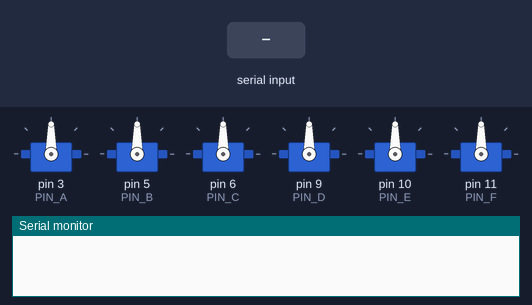
Simulated run of this sketch. Board: Arduino Uno, built with avr-gcc and run on an emulated ATmega328P. On the bench: 6 × servo, the last lines printed to the serial monitor. The inputs (shaded band) are chosen by the test bench.

Above: at 1.2 s.
1.3 s: "F\n" received over Serial
At 1.8 s:
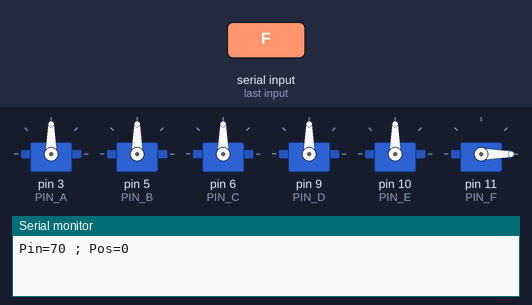
2.8 s: "A90\n" received over Serial
At 4.0 s:
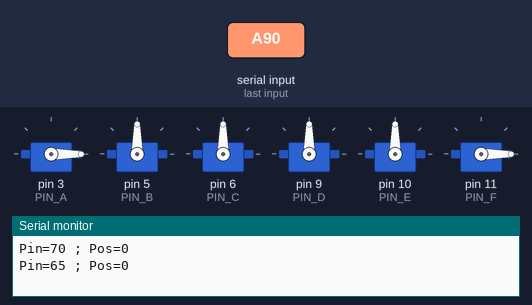
4.3 s: "B90\n" received over Serial
At 5.3 s:
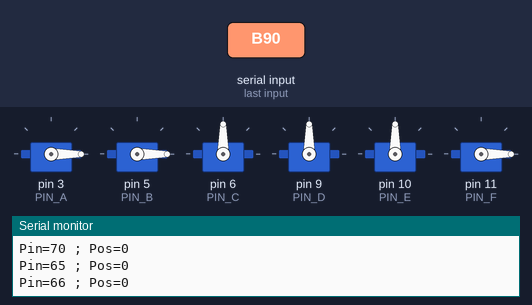
5.8 s: "C90\n" received over Serial
At 6.4 s:
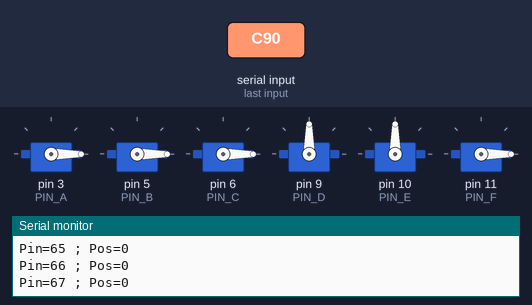
7.3 s: "D90\n" received over Serial
At 7.6 s:
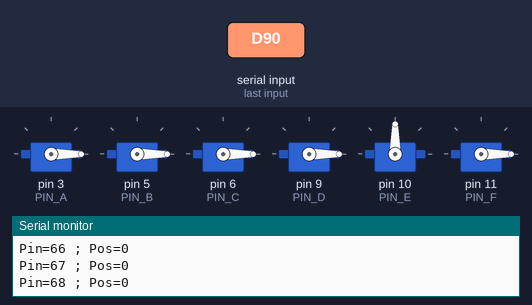
8.8 s: "E90\n" received over Serial
At 9.9 s:
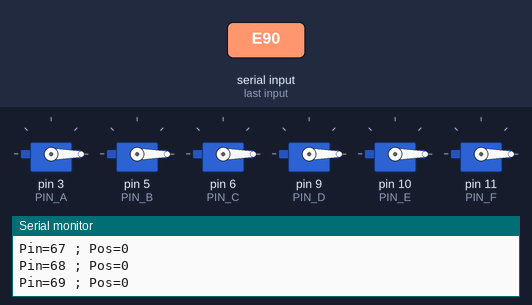
Timing chart, 0 to 11.3 s (numbered marks = the images above; inputs shaded):
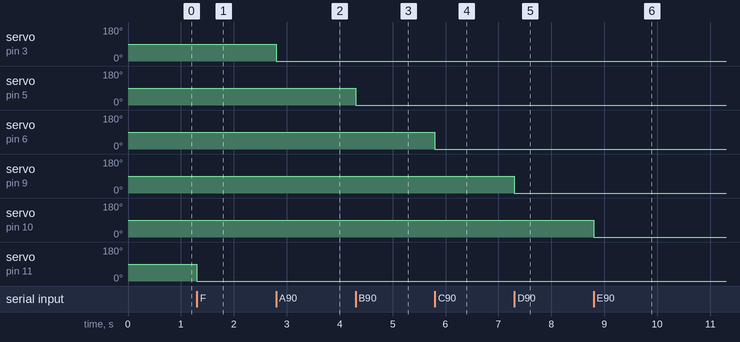

The sketch:

pwmwriter.ino
```cpp
#include <Servo.h>

// PWM Pins: 3,5,6,9,10,11
#define PIN_A 3
#define PIN_B 5
#define PIN_C 6
#define PIN_D 9
#define PIN_E 10
#define PIN_F 11

char datas[50];
int pos = 0;

Servo servo_A;
Servo servo_B;
Servo servo_C;
Servo servo_D;
Servo servo_E;
Servo servo_F;

void setup()
{
  Serial.begin(115200);

  servo_A.attach(PIN_A);
  servo_B.attach(PIN_B);
  servo_C.attach(PIN_C);
  servo_D.attach(PIN_D);
  servo_E.attach(PIN_E);
  servo_F.attach(PIN_F);
}

void loop()
{
  int rb = Serial.read();
  if(rb != -1)
  {
    if(rb == '\n')
    {
      datas[pos]=0;
      char* val = strchr(datas, ':');
      *val = 0; ++val;
      int value = atoi(val);
      Move(datas[0], value);
      pos = 0;
    }
    else
    {
      datas[pos] = rb;
      pos++;
    }
  }
}

void Move(int Pin, int Pos)
{
  switch(Pin)
  {
    case 'A': servo_A.write(Pos); break;
    case 'B': servo_B.write(Pos); break;
    case 'C': servo_C.write(Pos); break;
    case 'D': servo_D.write(Pos); break;
    case 'E': servo_E.write(Pos); break;
    case 'F': servo_F.write(Pos); break;
  }
  Serial.print("Pin=");
  Serial.print(Pin);
  Serial.print(" ; Pos=");
  Serial.println(Pos);
}
```

Measured:
- after the input at 1.3 s, servo on pin 11 (PIN_F): 90° → 0° at once
- after the input at 2.8 s, servo on pin 3 (PIN_A): 90° → 0° at once
- after the input at 4.3 s, servo on pin 5 (PIN_B): 90° → 0° at once
- after the input at 5.8 s, servo on pin 6 (PIN_C): 90° → 0° at once
- after the input at 7.3 s, servo on pin 9 (PIN_D): 90° → 0° at once
- after the input at 8.8 s, servo on pin 10 (PIN_E): 90° → 0° at once
